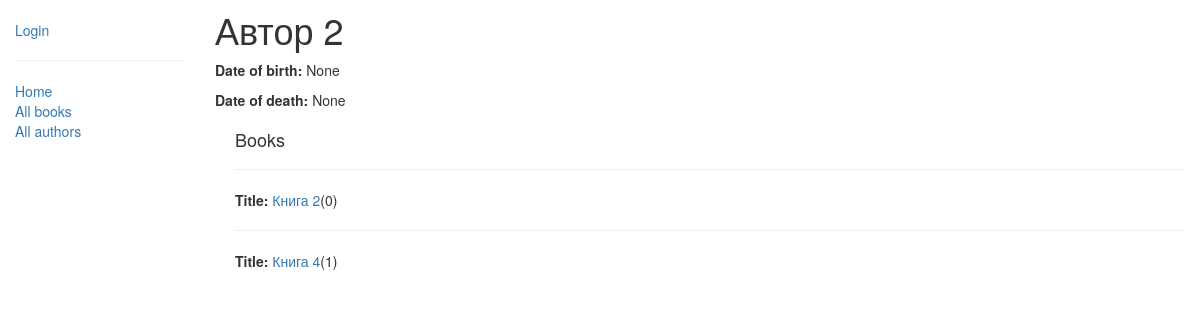
The page /catalog/authors/2 on the database its author committed.
### catalog/models.py (models this page shows, shortened)
class Author(models.Model):
    first_name = models.CharField(max_length=50)
    last_name = models.CharField(max_length=50)
    date_of_birth = models.DateField(null=True, blank=True)
    date_of_death = models.DateField('died', null=True, blank=True)
    class Meta:
        verbose_name = 'Автор'
        verbose_name_plural = 'Авторы'

class Book(models.Model):
    title = models.CharField(max_length=200)
    author = models.ForeignKey('Author', on_delete=models.SET_NULL, null=True)
    summary = models.TextField(max_length=1000, help_text='Введите краткое описание книги')
    isbn = models.CharField('ISBN', max_length=13,
                            help_text='13 Character <a href="https://www.isbn-international.org/content/what-isbn">ISBN number</a>')
    genre = models.ManyToManyField(Genre, help_text='Выберите жанр для этой кнмги')
    language = models.ManyToManyField(Language, help_text='Выберите язык вашей книги')
    class Meta:
        verbose_name = 'Книга'
        verbose_name_plural = 'Книги'
    def display_genre(self):
        return ', '.join([genre.name for genre in self.genre.all()[:3]])
    display_genre.short_description = 'Genres'

### catalog/views.py (the view)
# urls.py: url(r'^authors/(?P<pk>\d+)$', views.AuthorDetailView.as_view(), name='author-detail'),
class AuthorDetailView(generic.DetailView):
    model = Author

### catalog/templates/catalog/author_detail.html (shortened to what this page needs)
{% extends "base_generic.html" %}
{% block content %}
  <p><h1 id = 'h1'> {{ author.first_name }} {{ author.last_name }}</h1></p>
  <p><strong>Date of birth:</strong> {{ author.date_of_birth }}</p>
  <p><strong>Date of death:</strong> {{ author.date_of_death }}</p>
  <div style="margin-left:20px;margin-top:20px">
    <h4>Books</h4>
    {% for books in author.book_set.all %}
    <hr>
      <p><strong>Title:</strong> <a href="{% url 'book-detail' books.author.pk %}">{{ books.title }}</a>({{ books.bookinstance_set.all.count }})</p>
    {% endfor %}
  </div>
{% endblock %}

### catalog/templates/catalog/author_detail.html (style rules this page uses)
#h1 { display:inline; }

### rows shown on the page
Author: first_name "Автор", last_name "2", date_of_birth "None", date_of_death "None"
Book: title "Книга 2", bookinstance_set.all.count "0"
Book: title "Книга 4", bookinstance_set.all.count "1"
